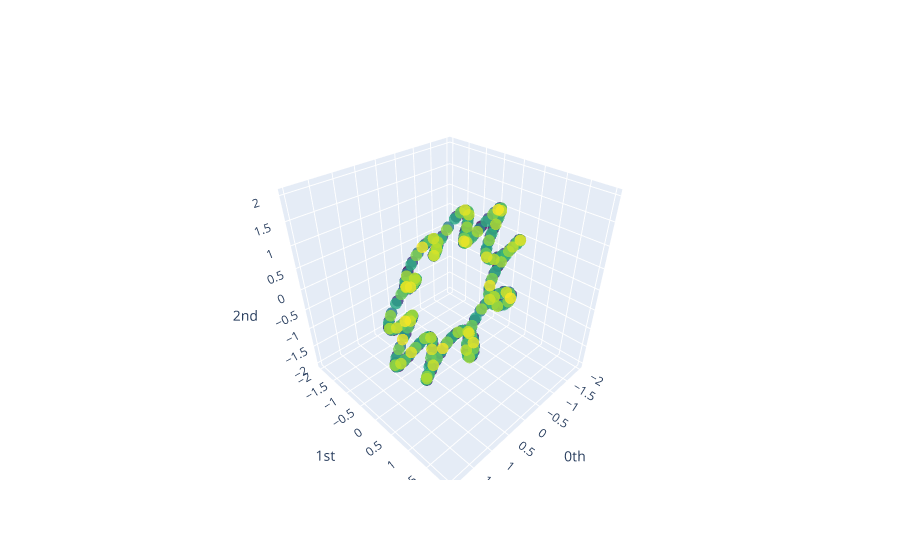

Notebook source saved alongside this figure:
### Code cell
embedding_dimension_nonperiodic = 3
embedding_time_delay_nonperiodic = 16
stride = 3

embedder_nonperiodic = SingleTakensEmbedding(
    parameters_type="fixed",
    n_jobs=2,
    time_delay=embedding_time_delay_nonperiodic,
    dimension=embedding_dimension_nonperiodic,
    stride=stride,
)

y_nonperiodic_embedded = embedder_nonperiodic.fit_transform(y_nonperiodic)

plot_point_cloud(y_nonperiodic_embedded)

### Figure 1 — Plotly figure (JSON) as saved in the notebook; plotly's stock layout.template omitted (floating-point values rounded to 4 significant figures; data arrays with more than 128 entries replaced by an {"elided": "..."} marker saying what was removed)
{"data": [{"marker": {"color": {"elided": "323 int values"}, "colorscale": [[0, "#440154"], [0.1111, "#482878"], [0.2222, "#3e4989"], [0.3333, "#31688e"], [0.4444, "#26828e"], [0.5556, "#1f9e89"], [0.6667, "#35b779"], [0.7778, "#6ece58"], [0.8889, "#b5de2b"], [1, "#fde725"]], "opacity": 0.8, "size": 4}, "mode": "markers", "type": "scatter3d", "x": {"elided": "323 float values"}, "y": {"elided": "323 float values"}, "z": {"elided": "323 float values"}}], "layout": {"scene": {"xaxis": {"exponentformat": "e", "showexponent": "all", "title": {"text": "0th"}, "type": "linear"}, "yaxis": {"exponentformat": "e", "showexponent": "all", "title": {"text": "1st"}, "type": "linear"}, "zaxis": {"exponentformat": "e", "showexponent": "all", "title": {"text": "2nd"}, "type": "linear"}}}}
